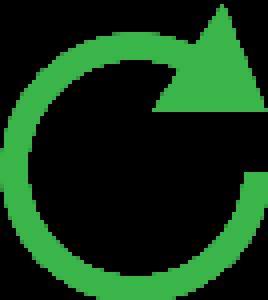
#> input picture template/resend.png, 67 x 75 px (shown 4 times larger)
$ python -i local.py   (imports and definitions only)
#> lines starting #> are read from the running program, lines starting #| are printed output that depends on the picture
import re
import time
import datetime
import pytesseract
import cv2
import numpy as np
from helper import logger, check_pixel, load_coords, load_config, save_config, click, swipe, take_screenshot, back

# [1 line that did not run here, left out]
# [1 line that did not run here, left out]
# [67 lines left out: functions metropolis, send, not called in this run]

def run(image):
    if config.get('LocalTrain', 'destination') == 'Metropolis':
        img = np.array(image)
        template = cv2.imread('template/resend.png')
        template = cv2.cvtColor(template, cv2.COLOR_BGR2GRAY)
        img = cv2.cvtColor(img, cv2.COLOR_BGR2GRAY)
        result = cv2.matchTemplate(img, template, cv2.TM_CCOEFF_NORMED)
        _, max_val, _, _ = cv2.minMaxLoc(result)
        logger.debug('OpenCV matchTemplate result: confidence ' + str(max_val))
        if max_val > 0.9:
            click(coords['Resend']['x'], coords['Resend']['y'])
            click(coords['Resend']['x'], coords['Resend']['y'])
            logger.info('RESEND')
            time.sleep(6)
        else:
            metropolis()
            send()
        return
    else:
        next_metro = datetime.datetime.strptime(config.get('LocalTrain', 'next_metro'), "%Y-%m-%d %H:%M:%S")
        if datetime.datetime.now() < next_metro:
            click(coords['Resend']['x'], coords['Resend']['y'])
            click(coords['Resend']['x'], coords['Resend']['y'])
            logger.info('RESEND')
        else:
            metropolis()
        return

>>> import cv2
>>> picture = cv2.imread('../template/resend.png', cv2.IMREAD_GRAYSCALE)
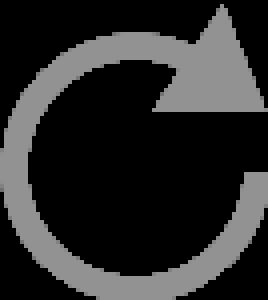
#> picture: shape (75, 67) (shown 4 times larger); min 0, max 146, mean 43.7
#> (the run stopped early here; a loop or call above may not have finished)
